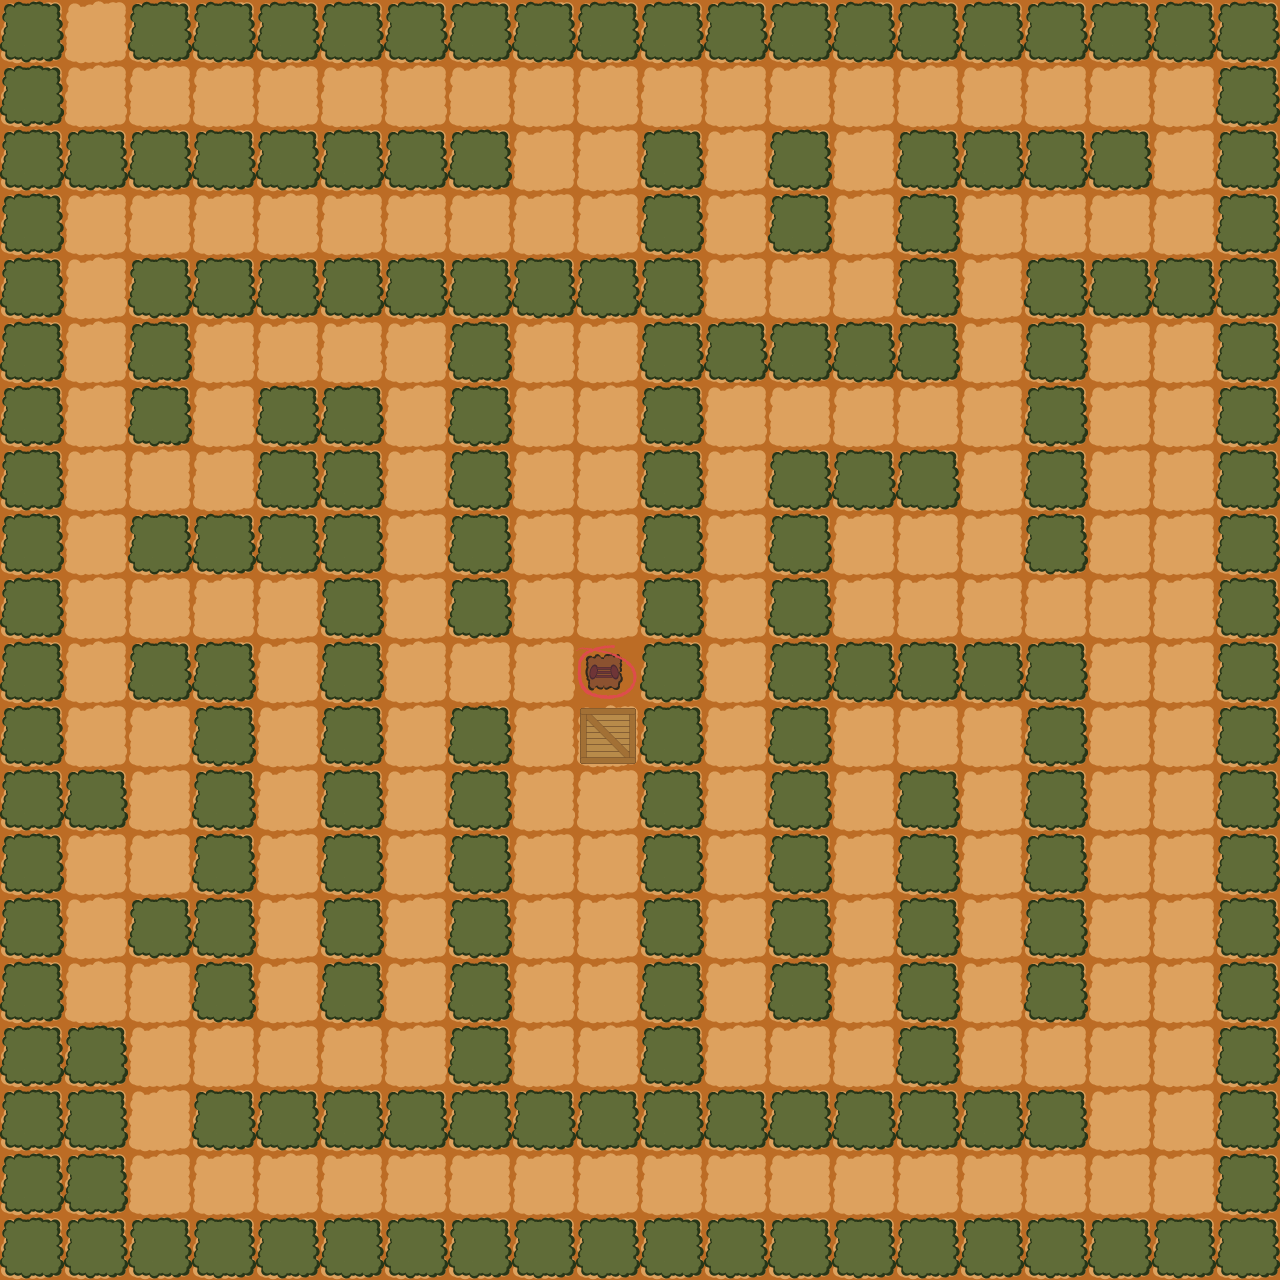

Below is a game level as drawn by its tile map, then a one-line description and the .tmx file that defines it, in full:
An orthogonal 20x20 tile map with 64x64 px tiles, 3 tile layers (floor, objects, wall).

<map version="1.5" tiledversion="1.6.0" orientation="orthogonal" renderorder="right-down" width="20" height="20" tilewidth="64" tileheight="64" infinite="0" nextlayerid="7" nextobjectid="1">
 <tileset firstgid="1" name="ground" tilewidth="64" tileheight="64" tilecount="5" columns="0">
  <grid orientation="orthogonal" width="1" height="1" />
  <tile id="0">
   <image width="44" height="45" source="../textures/box.png" />
  </tile>
  <tile id="1">
   <image width="64" height="64" source="../textures/groundexit.png" />
  </tile>
  <tile id="2">
   <image width="64" height="64" source="../textures/groundpath.png" />
  </tile>
  <tile id="3">
   <properties>
    <property name="collision" type="bool" value="true" />
   </properties>
   <image width="64" height="64" source="../textures/groundwall.png" />
  </tile>
  <tile id="4">
   <image width="64" height="64" source="../textures/groundfloor.png" />
  </tile>
 </tileset>
 <layer id="3" name="floor" width="20" height="20">
  <data encoding="csv">
5,5,5,5,5,5,5,5,5,5,5,5,5,5,5,5,5,5,5,5,
5,5,5,5,5,5,5,5,5,5,5,5,5,5,5,5,5,5,5,5,
5,5,5,5,5,5,5,5,5,5,5,5,5,5,5,5,5,5,5,5,
5,5,5,5,5,5,5,5,5,5,5,5,5,5,5,5,5,5,5,5,
5,5,5,5,5,5,5,5,5,5,5,5,5,5,5,5,5,5,5,5,
5,5,5,5,5,5,5,5,5,5,5,5,5,5,5,5,5,5,5,5,
5,5,5,5,5,5,5,5,5,5,5,5,5,5,5,5,5,5,5,5,
5,5,5,5,5,5,5,5,5,5,5,5,5,5,5,5,5,5,5,5,
5,5,5,5,5,5,5,5,5,5,5,5,5,5,5,5,5,5,5,5,
5,5,5,5,5,5,5,5,5,5,5,5,5,5,5,5,5,5,5,5,
5,5,5,5,5,5,5,5,5,5,5,5,5,5,5,5,5,5,5,5,
5,5,5,5,5,5,5,5,5,5,5,5,5,5,5,5,5,5,5,5,
5,5,5,5,5,5,5,5,5,5,5,5,5,5,5,5,5,5,5,5,
5,5,5,5,5,5,5,5,5,5,5,5,5,5,5,5,5,5,5,5,
5,5,5,5,5,5,5,5,5,5,5,5,5,5,5,5,5,5,5,5,
5,5,5,5,5,5,5,5,5,5,5,5,5,5,5,5,5,5,5,5,
5,5,5,5,5,5,5,5,5,5,5,5,5,5,5,5,5,5,5,5,
5,5,5,5,5,5,5,5,5,5,5,5,5,5,5,5,5,5,5,5,
5,5,5,5,5,5,5,5,5,5,5,5,5,5,5,5,5,5,5,5,
5,5,5,5,5,5,5,5,5,5,5,5,5,5,5,5,5,5,5,5
</data>
 </layer>
 <layer id="5" name="objects" width="20" height="20">
  <data encoding="csv">
0,0,0,0,0,0,0,0,0,0,0,0,0,0,0,0,0,0,0,0,
0,0,0,0,0,0,0,0,0,0,0,0,0,0,0,0,0,0,0,0,
0,0,0,0,0,0,0,0,0,0,0,0,0,0,0,0,0,0,0,0,
0,0,0,0,0,0,0,0,0,0,0,0,0,0,0,0,0,0,0,0,
0,0,0,0,0,0,0,0,0,0,0,0,0,0,0,0,0,0,0,0,
0,0,0,0,0,0,0,0,0,0,0,0,0,0,0,0,0,0,0,0,
0,0,0,0,0,0,0,0,0,0,0,0,0,0,0,0,0,0,0,0,
0,0,0,0,0,0,0,0,0,0,0,0,0,0,0,0,0,0,0,0,
0,0,0,0,0,0,0,0,0,0,0,0,0,0,0,0,0,0,0,0,
0,0,0,0,0,0,0,0,0,0,0,0,0,0,0,0,0,0,0,0,
0,0,0,0,0,0,0,0,0,2,0,0,0,0,0,0,0,0,0,0,
0,0,0,0,0,0,0,0,0,1,0,0,0,0,0,0,0,0,0,0,
0,0,0,0,0,0,0,0,0,0,0,0,0,0,0,0,0,0,0,0,
0,0,0,0,0,0,0,0,0,0,0,0,0,0,0,0,0,0,0,0,
0,0,0,0,0,0,0,0,0,0,0,0,0,0,0,0,0,0,0,0,
0,0,0,0,0,0,0,0,0,0,0,0,0,0,0,0,0,0,0,0,
0,0,0,0,0,0,0,0,0,0,0,0,0,0,0,0,0,0,0,0,
0,0,0,0,0,0,0,0,0,0,0,0,0,0,0,0,0,0,0,0,
0,0,0,0,0,0,0,0,0,0,0,0,0,0,0,0,0,0,0,0,
0,0,0,0,0,0,0,0,0,0,0,0,0,0,0,0,0,0,0,0
</data>
 </layer>
 <layer id="2" name="wall" width="20" height="20">
  <properties>
   <property name="collide" type="bool" value="true" />
  </properties>
  <data encoding="csv">
4,0,4,4,4,4,4,4,4,4,4,4,4,4,4,4,4,4,4,4,
4,0,0,0,0,0,0,0,0,0,0,0,0,0,0,0,0,0,0,4,
4,4,4,4,4,4,4,4,0,0,4,0,4,0,4,4,4,4,0,4,
4,0,0,0,0,0,0,0,0,0,4,0,4,0,4,0,0,0,0,4,
4,0,4,4,4,4,4,4,4,4,4,0,0,0,4,0,4,4,4,4,
4,0,4,0,0,0,0,4,0,0,4,4,4,4,4,0,4,0,0,4,
4,0,4,0,4,4,0,4,0,0,4,0,0,0,0,0,4,0,0,4,
4,0,0,0,4,4,0,4,0,0,4,0,4,4,4,0,4,0,0,4,
4,0,4,4,4,4,0,4,0,0,4,0,4,0,0,0,4,0,0,4,
4,0,0,0,0,4,0,4,0,0,4,0,4,0,0,0,0,0,0,4,
4,0,4,4,0,4,0,0,0,0,4,0,4,4,4,4,4,0,0,4,
4,0,0,4,0,4,0,4,0,0,4,0,4,0,0,0,4,0,0,4,
4,4,0,4,0,4,0,4,0,0,4,0,4,0,4,0,4,0,0,4,
4,0,0,4,0,4,0,4,0,0,4,0,4,0,4,0,4,0,0,4,
4,0,4,4,0,4,0,4,0,0,4,0,4,0,4,0,4,0,0,4,
4,0,0,4,0,4,0,4,0,0,4,0,4,0,4,0,4,0,0,4,
4,4,0,0,0,0,0,4,0,0,4,0,0,0,4,0,0,0,0,4,
4,4,0,4,4,4,4,4,4,4,4,4,4,4,4,4,4,0,0,4,
4,4,0,0,0,0,0,0,0,0,0,0,0,0,0,0,0,0,0,4,
4,4,4,4,4,4,4,4,4,4,4,4,4,4,4,4,4,4,4,4
</data>
 </layer>
</map>